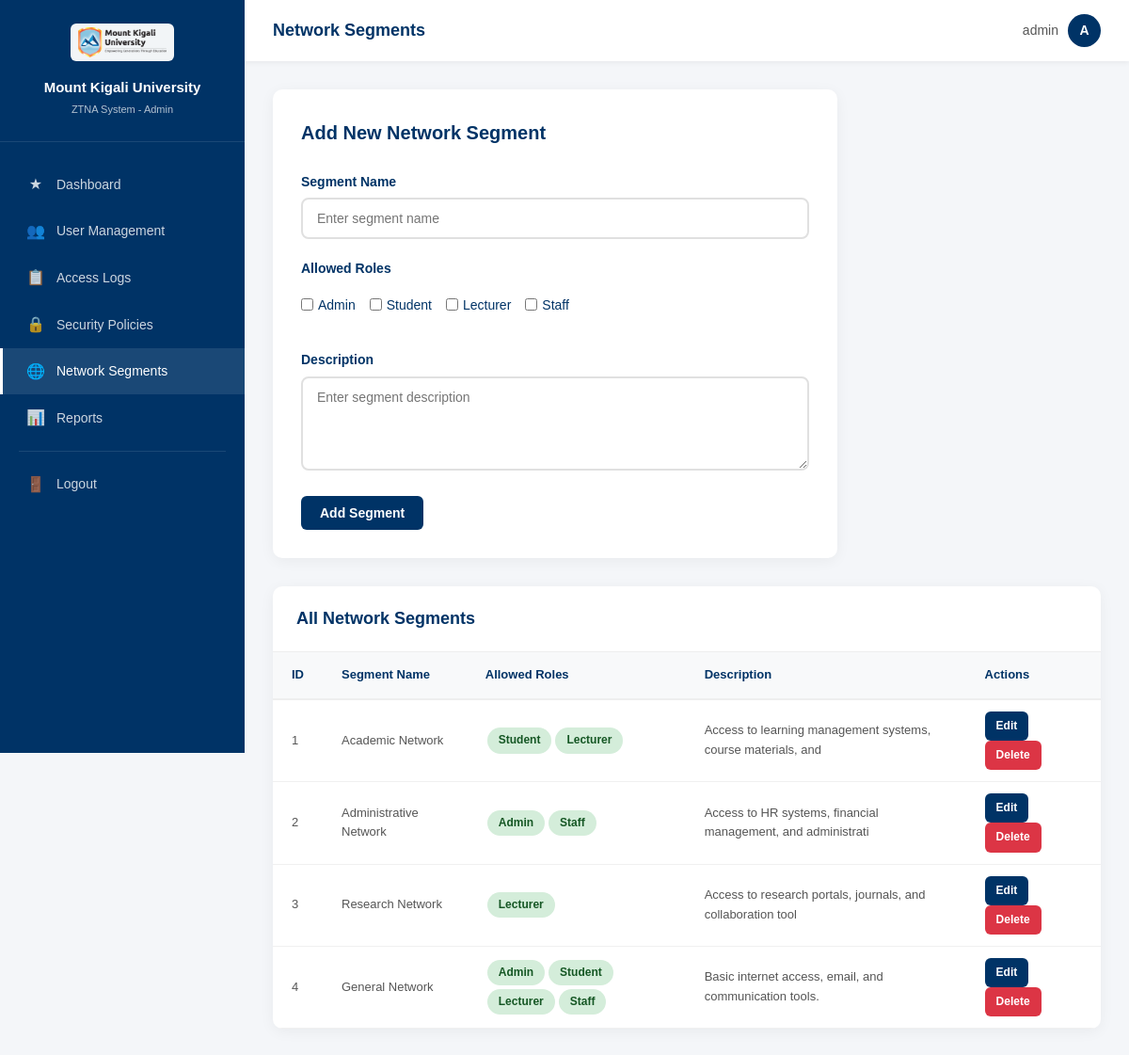
The page /admin/network_segments.php (signed in) on the database its author committed.
### tables this page shows
CREATE TABLE IF NOT EXISTS network_segments (
    segment_id INT AUTO_INCREMENT PRIMARY KEY,
    segment_name VARCHAR(100) NOT NULL,
    allowed_roles VARCHAR(255),
    description TEXT
);

### admin/network_segments.php (the view, shortened to what this page needs)
<?php
require_once '../db_connect.php';
$username = $_SESSION['username'];
$edit_segment = null;
$edit_roles = [];
$segments = mysqli_query($conn, "SELECT * FROM network_segments ORDER BY segment_id ASC");
?>
<!DOCTYPE html>
<html lang="en">
<head>
    <link rel="stylesheet" href="../css/style.css">
</head>
<body>
    <div class="dashboard-wrapper">
        <aside class="sidebar">
            <div class="sidebar-header">
                <img src="../images/MKUR-logo.png" alt="MKU Logo" style="height: 40px; margin-bottom: 8px;">
                <h2>Mount Kigali University</h2>
                <p>ZTNA System - Admin</p>
            </div>
            <nav class="sidebar-nav">
                <a href="../dashboard_admin.php">
                    <span class="nav-icon">&#9733;</span> Dashboard
                </a>
                <a href="manage_users.php">
                    <span class="nav-icon">&#128101;</span> User Management
                </a>
                <a href="access_logs.php">
                    <span class="nav-icon">&#128203;</span> Access Logs
                </a>
                <a href="security_policies.php">
                    <span class="nav-icon">&#128274;</span> Security Policies
                </a>
                <a href="network_segments.php" class="active">
                    <span class="nav-icon">&#127760;</span> Network Segments
                </a>
                <a href="reports.php">
                    <span class="nav-icon">&#128202;</span> Reports
                </a>
                <div class="nav-divider"></div>
                <a href="../logout.php">
                    <span class="nav-icon">&#128682;</span> Logout
                </a>
            </nav>
        </aside>
        <main class="main-content">
            <header class="top-header">
                <h1>Network Segments</h1>
                <div class="user-info">
                    <span><?php echo htmlspecialchars($username); ?></span>
                    <div class="user-avatar"><?php echo strtoupper(substr($username, 0, 1)); ?></div>
                </div>
            </header>
            <div class="content-area">
                <div class="form-container" style="margin-bottom: 30px;">
                    <h2><?php echo $edit_segment ? 'Edit Network Segment' : 'Add New Network Segment'; ?></h2>
                    <form method="POST" action="network_segments.php">
                        <div class="form-group">
                            <label for="segment_name">Segment Name</label>
                            <input type="text" id="segment_name" name="segment_name" value="<?php echo htmlspecialchars($edit_segment['segment_name'] ?? ''); ?>" placeholder="Enter segment name" required>
                        </div>
                        <div class="form-group">
                            <label>Allowed Roles</label>
                            <div style="display: flex; gap: 15px; flex-wrap: wrap; padding: 10px 0;">
                                <label style="font-weight: normal; display: flex; align-items: center; gap: 5px;">
                                    <input type="checkbox" name="allowed_roles[]" value="admin" <?php echo in_array('admin', $edit_roles) ? 'checked' : ''; ?>> Admin
                                </label>
                                <label style="font-weight: normal; display: flex; align-items: center; gap: 5px;">
                                    <input type="checkbox" name="allowed_roles[]" value="student" <?php echo in_array('student', $edit_roles) ? 'checked' : ''; ?>> Student
                                </label>
                                <label style="font-weight: normal; display: flex; align-items: center; gap: 5px;">
                                    <input type="checkbox" name="allowed_roles[]" value="lecturer" <?php echo in_array('lecturer', $edit_roles) ? 'checked' : ''; ?>> Lecturer
                                </label>
                                <label style="font-weight: normal; display: flex; align-items: center; gap: 5px;">
                                    <input type="checkbox" name="allowed_roles[]" value="staff" <?php echo in_array('staff', $edit_roles) ? 'checked' : ''; ?>> Staff
                                </label>
                            </div>
                        </div>
                        <div class="form-group">
                            <label for="description">Description</label>
                            <textarea id="description" name="description" placeholder="Enter segment description"><?php echo htmlspecialchars($edit_segment['description'] ?? ''); ?></textarea>
                        </div>
                        <button type="submit" class="btn btn-primary"><?php echo $edit_segment ? 'Update Segment' : 'Add Segment'; ?></button>
                    </form>
                </div>
                <div class="table-container">
                    <div class="table-header">
                        <h2>All Network Segments</h2>
                    </div>
                    <table class="data-table">
                        <thead>
                            <tr>
                                <th>ID</th>
                                <th>Segment Name</th>
                                <th>Allowed Roles</th>
                                <th>Description</th>
                                <th>Actions</th>
                            </tr>
                        </thead>
                        <tbody>
                            <?php while ($segment = mysqli_fetch_assoc($segments)): ?>
                            <tr>
                                <td><?php echo $segment['segment_id']; ?></td>
                                <td><?php echo htmlspecialchars($segment['segment_name']); ?></td>
                                <td>
                                    <?php
                                    $roles = explode(',', $segment['allowed_roles']);
                                    foreach ($roles as $role) {
                                        echo '<span class="badge badge-active" style="margin: 2px;">' . ucfirst(trim($role)) . '</span>';
                                    }
                                    ?>
                                </td>
                                <td><?php echo htmlspecialchars(substr($segment['description'], 0, 60)); ?></td>
                                <td class="action-links">
                                    <a href="network_segments.php?action=edit&id=<?php echo $segment['segment_id']; ?>" class="btn btn-primary btn-sm">Edit</a>
                                    <a href="network_segments.php?action=delete&id=<?php echo $segment['segment_id']; ?>" class="btn btn-danger btn-sm" onclick="return confirmDelete('Delete this segment?')">Delete</a>
                                </td>
                            </tr>
                            <?php endwhile; ?>
                        </tbody>
                    </table>
                </div>
            </div>
        </main>
    </div>
</body>
</html>

### css/style.css (style rules this page uses)
* { margin: 0; padding: 0; box-sizing: border-box; }
html { scroll-behavior: smooth; }
body { font-family: 'Arial', 'Roboto', sans-serif; background-color: #f4f6f9; color: #333; line-height: 1.6; min-height: 100vh; }
a { text-decoration: none; color: inherit; }
.dashboard-wrapper { display: flex; min-height: 100vh; }
.sidebar { width: 260px; background: #003366; color: #ffffff; position: fixed; top: 0; left: 0; height: 100vh; overflow-y: auto; z-index: 1000; transition: transform 0.3s; }
.sidebar-header { padding: 25px 20px; border-bottom: 1px solid rgba(255, 255, 255, 0.1); text-align: center; }
.sidebar-header img { background: rgba(255, 255, 255, 0.95); padding: 4px 8px; border-radius: 6px; }
.sidebar-header h2 { font-size: 15px; font-weight: 700; margin-bottom: 3px; }
.sidebar-header p { font-size: 11px; opacity: 0.7; }
.sidebar-nav { padding: 20px 0; }
.sidebar-nav a { display: flex; align-items: center; padding: 12px 25px; color: rgba(255, 255, 255, 0.8); font-size: 14px; transition: all 0.3s; border-left: 3px solid transparent; }
.sidebar-nav a:hover, .sidebar-nav a.active { background: rgba(255, 255, 255, 0.1); color: #ffffff; border-left-color: #ffffff; }
.sidebar-nav a .nav-icon { margin-right: 12px; font-size: 16px; width: 20px; text-align: center; }
.sidebar-nav .nav-divider { height: 1px; background: rgba(255, 255, 255, 0.1); margin: 10px 20px; }
.main-content { margin-left: 260px; flex: 1; min-height: 100vh; }
.top-header { background: #ffffff; padding: 15px 30px; display: flex; justify-content: space-between; align-items: center; box-shadow: 0 2px 5px rgba(0, 0, 0, 0.05); position: sticky; top: 0; z-index: 100; }
.top-header h1 { color: #003366; font-size: 18px; font-weight: 700; }
.top-header .user-info { display: flex; align-items: center; gap: 10px; font-size: 14px; color: #555; }
.top-header .user-avatar { width: 35px; height: 35px; background: #003366; border-radius: 50%; display: flex; align-items: center; justify-content: center; color: #fff; font-weight: 600; font-size: 14px; }
.content-area { padding: 30px; }
.table-container { background: #ffffff; border-radius: 10px; box-shadow: 0 3px 15px rgba(0, 0, 0, 0.05); overflow-x: auto; margin-top: 20px; }
.table-header { display: flex; justify-content: space-between; align-items: center; padding: 20px 25px; border-bottom: 1px solid #eee; }
.table-header h2 { color: #003366; font-size: 18px; }
.data-table { width: 100%; border-collapse: collapse; }
.data-table th { background: #f8f9fa; padding: 14px 20px; text-align: left; font-size: 13px; font-weight: 600; color: #003366; border-bottom: 2px solid #eee; }
.data-table td { padding: 12px 20px; font-size: 13px; color: #555; border-bottom: 1px solid #f0f0f0; }
.badge { padding: 4px 12px; border-radius: 20px; font-size: 12px; font-weight: 600; display: inline-block; }
.badge-active { background: #d4edda; color: #155724; }
.btn { padding: 10px 20px; border-radius: 6px; font-size: 14px; font-weight: 600; cursor: pointer; border: none; transition: all 0.3s; display: inline-block; text-align: center; }
.btn-primary { background: #003366; color: #ffffff; }
.btn-danger { background: #dc3545; color: #ffffff; }
.btn-sm { padding: 6px 12px; font-size: 12px; }
.form-container { background: #ffffff; border-radius: 10px; padding: 30px; box-shadow: 0 3px 15px rgba(0, 0, 0, 0.05); max-width: 600px; }
.form-container h2 { color: #003366; margin-bottom: 25px; font-size: 20px; }
.form-group { margin-bottom: 20px; }
.form-group label { display: block; margin-bottom: 6px; color: #003366; font-weight: 600; font-size: 14px; }
.form-group input, .form-group select, .form-group textarea { width: 100%; padding: 12px 15px; border: 2px solid #e0e0e0; border-radius: 8px; font-size: 14px; transition: border-color 0.3s; outline: none; font-family: inherit; }
.form-group textarea { min-height: 100px; resize: vertical; }
.action-links a, .action-links button { margin-right: 8px; font-size: 12px; }

### rows shown on the page
network_segments: segment_id "1", segment_name "Academic Network", allowed_roles "Student", allowed_roles "Lecturer", description "Access to learning management systems, course materials, and"
network_segments: segment_id "2", segment_name "Administrative Network", allowed_roles "Admin", allowed_roles "Staff", description "Access to HR systems, financial management, and administrati"
network_segments: segment_id "3", segment_name "Research Network", allowed_roles "Lecturer", description "Access to research portals, journals, and collaboration tool"
network_segments: segment_id "4", segment_name "General Network", allowed_roles "Admin", allowed_roles "Student", allowed_roles "Lecturer", allowed_roles "Staff", description "Basic internet access, email, and communication tools."

### other values the page prints
$username "admin"
substr($username, 0, 1) "A"
